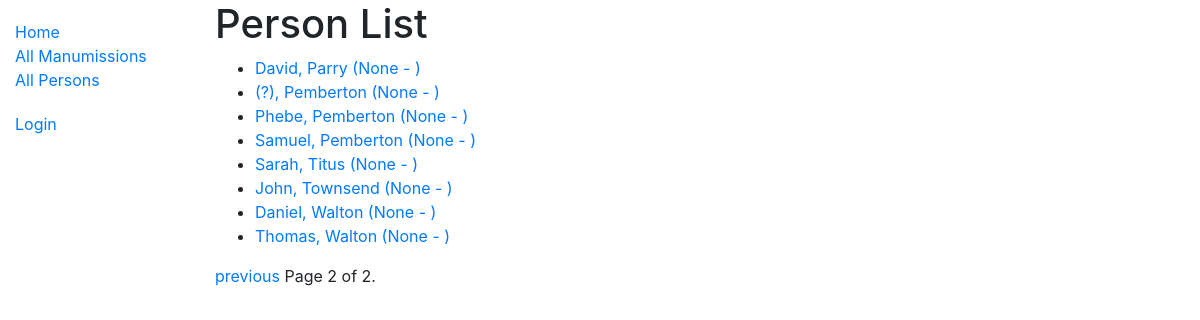
The app's page /catalog/persons/?page=2 with its own data.
### catalog/models.py (models this page shows, shortened)
class Person(models.Model):
    first_name = models.CharField(max_length=100, null=True)
    last_name = models.CharField(max_length=100, null=True, blank=True)
    alt_spelling_first_name = models.CharField(max_length=100, null=True, blank=True)
    alt_spelling_last_name = models.CharField(max_length=100, null=True, blank=True)
    abbreviated_first_name = models.CharField(max_length=100, null=True, blank=True)
    abbreviated_last_name = models.CharField(max_length=100, null=True, blank=True)
    role = models.ManyToManyField(Role, help_text="Select a role for this person")
    gender = models.ForeignKey('Gender', on_delete=models.SET_NULL, null=True)
    birth_place = models.ForeignKey('Birth_Place', on_delete=models.SET_NULL, null=True, blank=True)
    death_place = models.ForeignKey('Death_Place', on_delete=models.SET_NULL, null=True, blank=True)
    place_freed= models.ForeignKey('Place_Freed', on_delete=models.SET_NULL, null=True)
    age_freed= models.CharField('Age_Freed', max_length=5, help_text='Age when freedom occured', blank=True)
    age_listed= models.CharField('Age_Listed', max_length=5, help_text='Age listed on the Manumission Document', blank=True)
    year_manumitted= models.CharField('Year Manumission took effect', max_length=4, help_text='Year when freedom occured', blank=True)
    date_of_birth = models.DateField(null=True, blank=True)
    date_of_death = models.DateField(null=True, blank=True)
    def display_role(self):
        """Create a string for the Role. This is required to display roles in Admin."""
        return ', '.join(role.name for role in self.role.all()[:3])
    display_role.short_description = 'Roles played in any manumissions'
    class Meta:
        ordering = ['last_name', 'first_name']
    def get_absolute_url(self):
        return reverse('person-detail', args=[str(self.id)])

### catalog/views.py (the view)
# urls.py: path('persons/', views.PersonListView.as_view(), name='persons'),
class PersonListView(generic.ListView):
    model = Person
    paginate_by = 10

### catalog/templates/catalog/person_list.html
{% extends "base_generic.html" %}
{% block content %}
<h1>Person List</h1>
{% if person_list %}
  <ul>
  {% for person in person_list %}
    <li>
      <a href="{{ person.get_absolute_url }}">
      {{ person.first_name }}, {{person.last_name|default_if_none:" " }} ({{person.date_of_birth}} - {% if person.date_of_death %}{{person.date_of_death}}{% endif %})
      </a>
    </li>
  {% endfor %}
  </ul>
{% else %}
  <p>There are no persons available.</p>
{% endif %}
{% endblock %}

### records on screen
Person: first_name "David", last_name "Parry", date_of_birth "None"
Person: first_name "(?)", last_name "Pemberton", date_of_birth "None"
Person: first_name "Phebe", last_name "Pemberton", date_of_birth "None"
Person: first_name "Samuel", last_name "Pemberton", date_of_birth "None"
Person: first_name "Sarah", last_name "Titus", date_of_birth "None"
Person: first_name "John", last_name "Townsend", date_of_birth "None"
Person: first_name "Daniel", last_name "Walton", date_of_birth "None"
Person: first_name "Thomas", last_name "Walton", date_of_birth "None"

### other values on screen
{{ page_obj.number }} "2"
{{ page_obj.paginator.num_pages }} "2"
